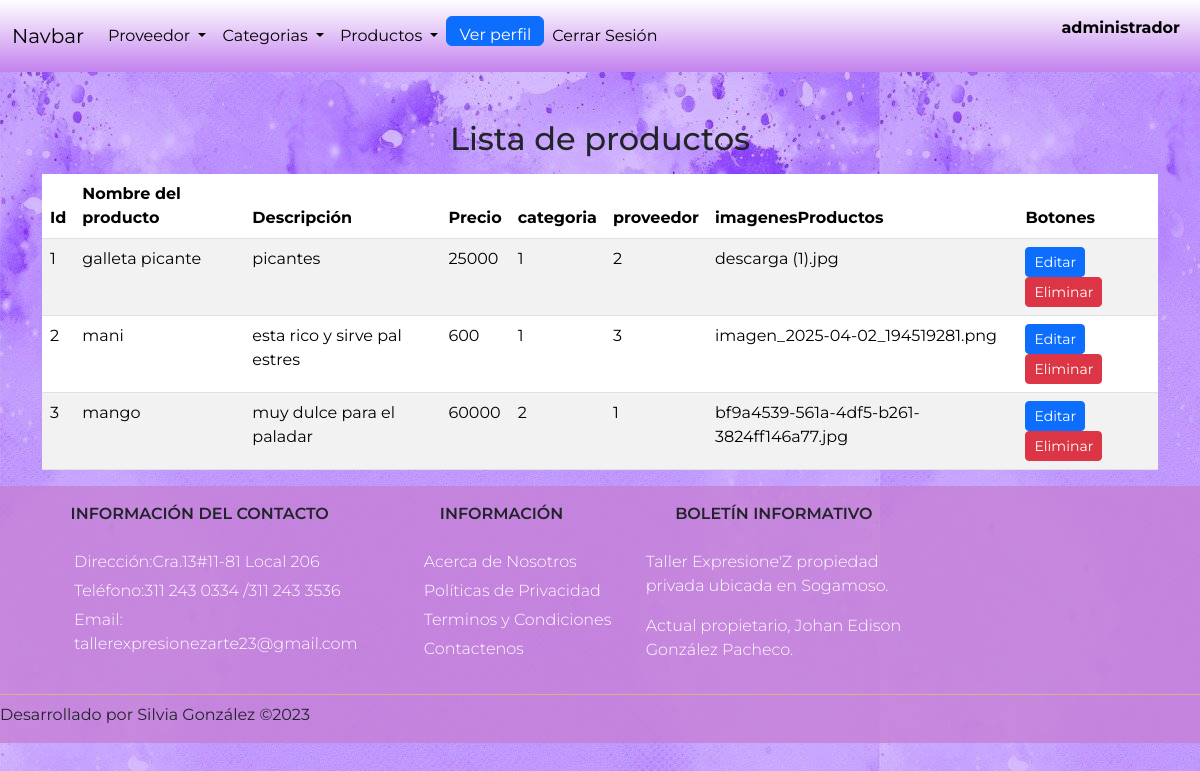
The page /views/verproductos.php (signed in) on the database its author committed.
### tables this page shows
CREATE TABLE `productos` (
  `idproductos` int(11) NOT NULL,
  `nombre` varchar(45) NOT NULL,
  `descripcion` text NOT NULL,
  `precio` decimal(10,0) NOT NULL,
  `imagen` longblob NOT NULL,
  `IDProveedor` int(45) NOT NULL,
  `IDCategoria` int(45) NOT NULL
);

### views/verproductos.php (the view, shortened to what this page needs)
<?php include '../views/navbar.php'; ?>
<!DOCTYPE html>
<html lang="en">
<head>
    <link href="https://cdn.jsdelivr.net/npm/bootstrap@5.3.3/dist/css/bootstrap.min.css" rel="stylesheet">
</head>
<body>
<div class="container mt-5" id="productos">
    <h2 class="mb-3 text-center ">Lista de productos</h2>
    <table class="table table-striped" id="tablaProductos">
        <thead>
            <tr>
                <th>Id</th>
                <th>Nombre del producto</th>
                <th>Descripción</th>
                <th>Precio</th>
                <th>categoria</th>
                <th>proveedor</th>
                <th>imagenesProductos</th>
                <th>Botones</th>
            </tr>
        </thead>
        <?php
        include '../config/conexion.php';
        $query = "SELECT * FROM productos";
        $result = $conexion->query($query);
        while ($row = $result->fetch_assoc()) {
            echo "<tr>";
            echo "<td>" . $row['idproductos'] . "</td>";
            echo "<td>" . $row['nombre'] . "</td>";
            echo "<td>" . $row['descripcion'] . "</td>";
            echo "<td>" . $row['precio'] . "</td>";
            echo "<td>" . $row['IDCategoria'] . "</td>";
            echo "<td>" . $row['IDProveedor'] . "</td>";
            echo "<td>" . $row['imagen'] . "</td>";
            echo "<td>
                    <button type='button' class='btn btn-primary btn-sm' data-id='" . $row['idproductos'] . "' data-bs-toggle='modal' data-bs-target='#modalEditar' onclick='abrirModalEditar(" . $row['idproductos'] . ")'>Editar</button>
                    <button type='button' class='btn btn-danger btn-sm' onclick='eliminarProducto(" . $row['idproductos'] . ")'>Eliminar</button>
                </td>";
            echo "</tr>";
        }
        ?>
    </table>
</div>
<?php include '../views/footer.php'; ?>

### public/css/style.css (style rules this page uses)
html body { height: 100%; margin: 0; padding: 0; font-family: 'Montserrat', sans-serif; background-image: url('../imagenes/fondo.jpg'); }
button { background-color: rgb(144, 218, 241); border-radius: 10px; border-color: rgb(43, 107, 226); height: 30px; }

### rows shown on the page
productos: idproductos "1", nombre "galleta picante", descripcion "picantes", precio "25000", IDCategoria "1", IDProveedor "2", imagen "descarga (1).jpg"
productos: idproductos "2", nombre "mani", descripcion "esta rico y sirve pal estres", precio "600", IDCategoria "1", IDProveedor "3", imagen "imagen_2025-04-02_194519281.png"
productos: idproductos "3", nombre "mango", descripcion "muy dulce para el paladar", precio "60000", IDCategoria "2", IDProveedor "1", imagen "bf9a4539-561a-4df5-b261-3824ff146a77.jpg"

### other values the page prints
$_SESSION['rol_usuario'] "administrador"
